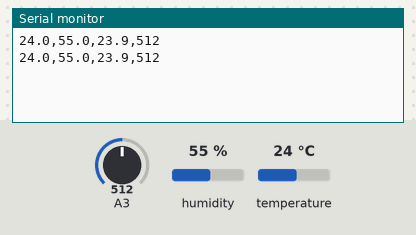
A sketch run on a simulated Arduino Uno, built with avr-gcc and run on an emulated ATmega328P. Shown: the last lines printed to the serial monitor. The inputs (shaded band) are chosen by the test bench; at power-on: humidity 55 %, A3 = 512, temperature 24 °C.

Above: at 2.8 s.
2.9 s: humidity set to 22 %
At 4.7 s:
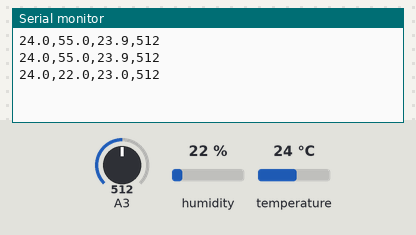
5.6 s: A3 set to 716
At 7.2 s:
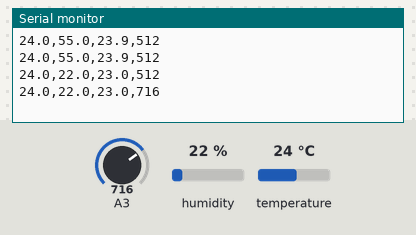
8.3 s: temperature set to 12 °C
At 10.8 s:
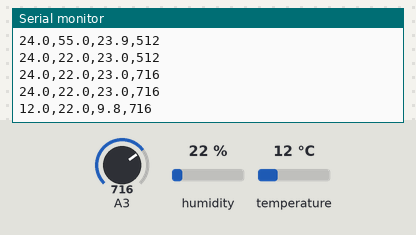
11.0 s: A3 set to 900
At 13.2 s:
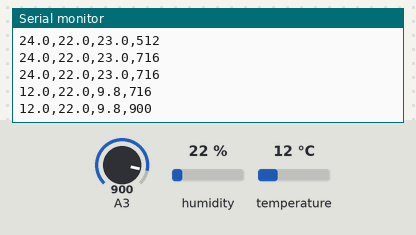
13.7 s: humidity set to 40 %
At 15.7 s:
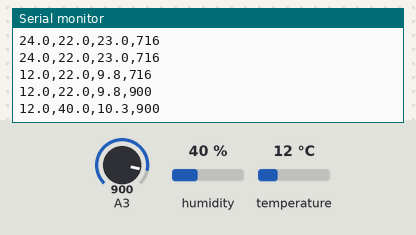
Timing chart, 0 to 17.2 s (numbered marks = the images above; inputs shaded):
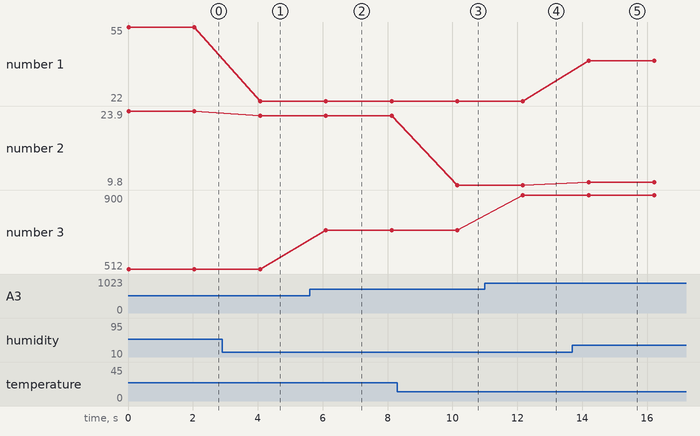

The sketch:

mySensor.ino
```cpp
#include <DHT.h>

// Initializing DHT11 sensor
const int PIN_DHT = 8;
DHT dht(PIN_DHT, DHT11);

void setup() {

  //start serial connection
  Serial.begin(9600);

  //configure pin A3 as an input and enable the internal resistor
  pinMode(A3, INPUT);

  // start DHT11 sensor
  dht.begin();

}

void loop() {

  // Whether to display in Fahrenheit
  bool isFahrenheit = false;

  // Get humidity and temperature
  float percentHumidity = dht.readHumidity();
  float temperature = dht.readTemperature(isFahrenheit);

  // Do nothing if not available
  if (isnan(percentHumidity) || isnan(temperature)) {
    return;
  }

  // Get heat index
  float heatIndex = dht.computeHeatIndex(
    temperature,
    percentHumidity,
    isFahrenheit
  );

  //read the photocell value into a variable
  int photocell = analogRead(A3);

  //print out the sensor value in csv format
  String s = "";
  s += String(temperature, 1) + ",";
  s += String(percentHumidity, 1) + ",";
  s += String(heatIndex, 1) + ",";
  s += String(photocell);
  Serial.println(s);

  //delay 2000 ms
  delay(2000);

}
```

Measured:
- after the input at 2.9 s, the serial monitor: prints a new line after 1.2 s (image 1)
- after the input at 5.6 s, the serial monitor: prints a new line after 0.50 s (image 2)
- after the input at 8.3 s, the serial monitor: prints a new line after 1.8 s (image 3)
- after the input at 11.0 s, the serial monitor: prints a new line after 1.2 s (image 4)
- after the input at 13.7 s, the serial monitor: prints a new line after 0.50 s (image 5)
- plotted number 1: 55 → 22 after the input at 2.9 s, 22 → 40 after the input at 13.7 s
- plotted number 2: 23.9 → 23 after the input at 2.9 s, 23 → 9.8 after the input at 8.3 s, 9.8 → 10.3 after the input at 13.7 s
- plotted number 3: 512 → 716 after the input at 5.6 s, 716 → 900 after the input at 11.0 s
